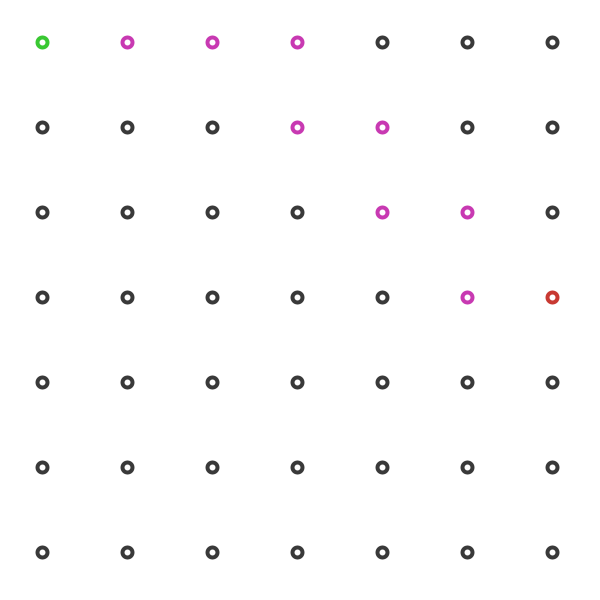
Frame 1 (no input)
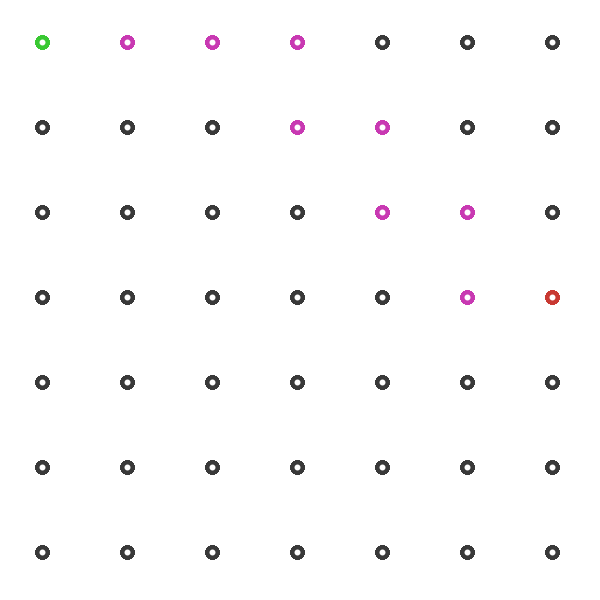
Frame 60 (the mouse pressed at the canvas centre just before this capture)
Frame 120 (the mouse held since frame 60 and released just before this capture): identical to frame 60, image omitted

The Processing sketch that drew these frames (run headless with seeded random() and noise(); from frame 60 on, the mouse is pressed at the canvas centre):

// Processing sketch: astar
// ── astar.pde

int pixelSize = 600; //also update size
int gridSize = 7;
int stepSize = pixelSize / gridSize;

Node[][] grid;

ArrayList<Node> closedSet = new ArrayList<Node>();
ArrayList<Node> openSet = new ArrayList<Node>();

Node start;
Node target;

ArrayList<Node> path;


void setup() {

  size(600, 600);
  background(255);

  grid = new Node[gridSize][gridSize];

  for (int i = 0; i < gridSize; i++) {
    for (int j = 0; j < gridSize; j++) {
      grid[i][j] = new Node(i, j);
    }
  }

  for (int i = 0; i < gridSize; i++) {
    for (int j = 0; j < gridSize; j++) {
      if (j > 0) {
        grid[i][j].upNeighbour = grid[i][j - 1];
        grid[i][j].neighbours.add(grid[i][j - 1]);
      }
      if (j + 1 < gridSize) {
        grid[i][j].upNeighbour = grid[i][j + 1];
        grid[i][j].neighbours.add(grid[i][j + 1]);
      }
      if (i > 0) {
        grid[i][j].upNeighbour = grid[i - 1][j];
        grid[i][j].neighbours.add(grid[i - 1][j]);
      }
      if (i + 1 < gridSize) {
        grid[i][j].upNeighbour = grid[i + 1][j];
        grid[i][j].neighbours.add(grid[i + 1][j]);
      }
    }
  }

  start = grid[0][0];
  target = grid[6][3];

  pathfind();

  path = findPath();
  for (Node n : path) {
    println(n.i + ", " + n.j);
  }
}

void draw() {

  strokeWeight(4);
  for (int i = 0; i < gridSize; i++) {
    for (int j = 0; j < gridSize; j++) {
      stroke(57);
      if (openSet.contains(grid[i][j])) {
        stroke(57, 50, 200);
      }
      if (grid[i][j].start == true) {
        stroke(57, 200, 50);
      } else if (grid[i][j].target == true) {
        stroke(200, 57, 50);
      } else if (path.contains(grid[i][j])) {
        stroke(200, 57, 178);
      }

      ellipse((i * stepSize) + stepSize / 2, (j * stepSize) + stepSize / 2, 10, 10);
    }
  }
}

void pathfind() {

  start.start = true;
  start.gScore = 0;
  start.fScore = heuristic(start, target);
  openSet.add(start);

  target.target = true;

  while (!openSet.isEmpty()) {

    Node current = openSet.get(0);
    for (Node n : openSet) {
      if (n.fScore < current.fScore) {
        current = n;
      }
    }

    openSet.remove(current);
    closedSet.add(current);

    for (Node n : current.neighbours) {
      if (closedSet.contains(n)) {
        continue;
      }

      int tentativeGScore = current.gScore + 1;

      if (!openSet.contains(n)) {
        openSet.add(n);
      } else if (tentativeGScore >= n.gScore) {
        continue;
      }

      n.cameFrom = current;
      n.gScore = tentativeGScore;
      n.fScore = n.gScore + heuristic(n, target);
    }
  }
}

float heuristic(Node a, Node b) {

  return dist(a.i, a.j, b.i, b.j);
}

ArrayList<Node> findPath() {

  ArrayList<Node> path = new ArrayList<Node>();
  Node pNode = target;
  path.add(target);
  while (pNode.cameFrom != null) {
    path.add(pNode);
    pNode = pNode.cameFrom;
  }
  ArrayList<Node> forwardPath = new ArrayList<Node>();
  for (Node n : path) {
    forwardPath.add(n);
  }

  return forwardPath;
}
// ── Node.pde


public class Node {

  int i;
  int j;
  
  boolean start;
  boolean target;
  
  Node cameFrom;
  
  Node upNeighbour;
  Node downNeighbour;
  Node leftNeighbour;
  Node rightNeighbour;
  
  ArrayList<Node> neighbours = new ArrayList<Node>();
  
  int gScore = Integer.MAX_VALUE;
  float fScore = Float.MAX_VALUE;
  
  Node() {
  }
  
  Node (int i, int j) {
    this.i = i;
    this.j = j;
  }
  
}
